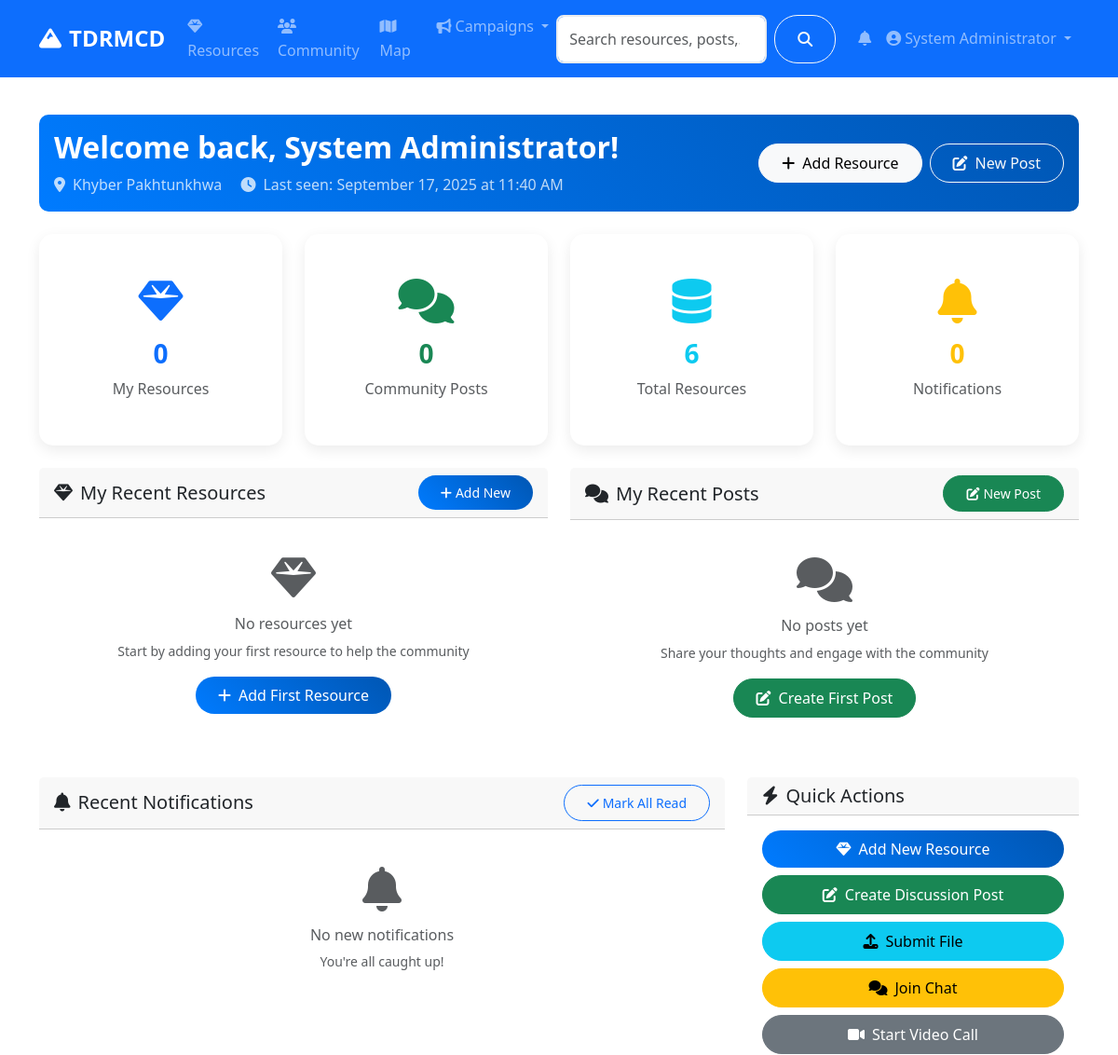
Page /dashboard (signed in, upper part) on the earlier database version.
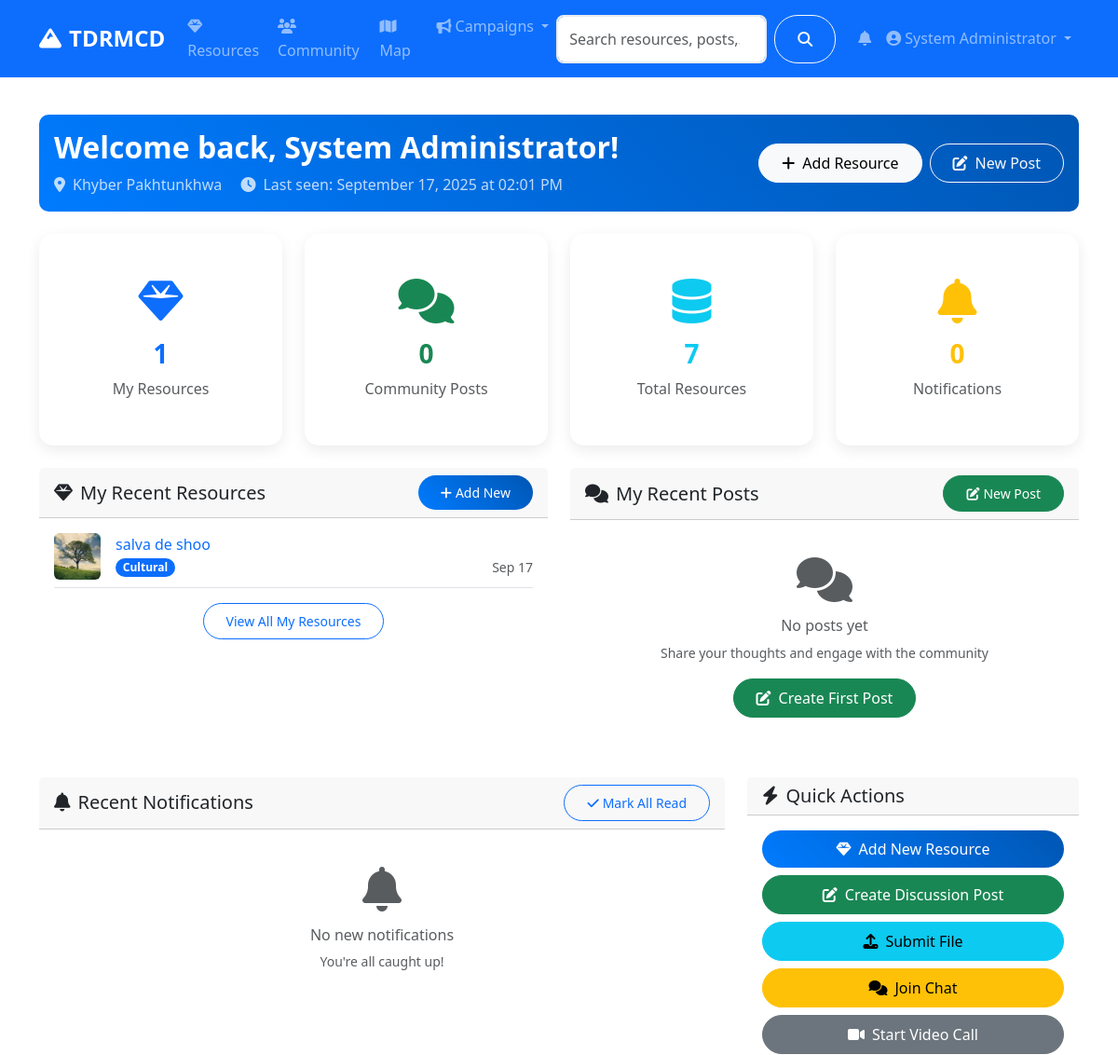
Same page on the later database version.
### models.py (models this page shows, shortened)
class User(UserMixin, db.Model):
    id = db.Column(db.Integer, primary_key=True)
    username = db.Column(db.String(80), unique=True, nullable=False)
    email = db.Column(db.String(120), unique=True, nullable=False)
    password_hash = db.Column(db.String(120), nullable=False)
    first_name = db.Column(db.String(50), nullable=False)
    last_name = db.Column(db.String(50), nullable=False)
    role = db.Column(db.String(20), default='user')  # user, admin, researcher
    location = db.Column(db.String(100))
    bio = db.Column(db.Text)
    avatar = db.Column(db.String(200), default='default.jpg')
    is_active = db.Column(db.Boolean, default=True)
    created_at = db.Column(db.DateTime, default=datetime.utcnow)
    last_seen = db.Column(db.DateTime, default=datetime.utcnow)
    resources = db.relationship('Resource', backref='author', lazy='dynamic')
    posts = db.relationship('CommunityPost', backref='author', lazy='dynamic')
    chat_messages = db.relationship('ChatMessage', backref='sender', lazy='dynamic')
    file_submissions = db.relationship(
        'FileSubmission',
        foreign_keys='FileSubmission.submitter_id',
        backref='submitter',
        lazy='dynamic'
    )
    reviewed_submissions = db.relationship(
        'FileSubmission',
        foreign_keys='FileSubmission.reviewed_by',
        backref='reviewer_user',
        lazy='dynamic'
    )
    notifications = db.relationship('Notification', backref='user', lazy='dynamic')
    def get_full_name(self):
        return f"{self.first_name} {self.last_name}"
    def is_admin(self):
        return self.role == 'admin'

class Resource(db.Model):
    id = db.Column(db.Integer, primary_key=True)
    title = db.Column(db.String(200), nullable=False)
    description = db.Column(db.Text, nullable=False)
    category = db.Column(db.String(50), nullable=False)  # minerals, agriculture, wildlife, cultural
    subcategory = db.Column(db.String(50))  # gas, copper, coal, wheat, etc.
    location = db.Column(db.String(200))
    latitude = db.Column(db.Float)
    longitude = db.Column(db.Float)
    economic_value = db.Column(db.String(100))
    sustainability_info = db.Column(db.Text)
    image_url = db.Column(db.String(200))
    attachment_filename = db.Column(db.String(200))  # Stored filename
    attachment_original_name = db.Column(db.String(200))  # Original filename
    attachment_file_type = db.Column(db.String(50))  # File extension
    attachment_file_size = db.Column(db.Integer)  # File size in bytes
    attachment_reference = db.Column(db.Text)  # Required reference for validation
    status = db.Column(db.String(20), default='active')  # active, inactive, under_review
    author_id = db.Column(db.Integer, db.ForeignKey('user.id'), nullable=False)
    created_at = db.Column(db.DateTime, default=datetime.utcnow)
    updated_at = db.Column(db.DateTime, default=datetime.utcnow, onupdate=datetime.utcnow)

### routes/main.py (the view)
@main_bp.route('/dashboard')
@login_required
def dashboard():
    from datetime import datetime
    current_user.last_seen = datetime.utcnow()
    db.session.commit()
    user_resources = current_user.resources.limit(5).all()
    user_posts = current_user.posts.limit(5).all()
    notifications = current_user.notifications.filter_by(is_read=False).limit(10).all()
    stats = {
        'total_resources': Resource.query.filter_by(status='active').count(),
        'user_resources': current_user.resources.count(),
        'user_posts': current_user.posts.count(),
        'unread_notifications': current_user.notifications.filter_by(is_read=False).count()
    }
    from datetime import timedelta
    is_new_user = current_user.created_at > datetime.utcnow() - timedelta(hours=24)
    is_long_absence = current_user.last_seen < datetime.utcnow() - timedelta(days=7)
    return render_template('main/dashboard.html',
                         user_resources=user_resources,
                         user_posts=user_posts,
                         notifications=notifications,
                         stats=stats,
                         is_new_user=is_new_user,
                         is_long_absence=is_long_absence)

### app.py (called while the page is built)
@login_manager.user_loader
def load_user(user_id):
    return User.query.get(int(user_id))

### templates/main/dashboard.html (shortened to what the changed rows need)
{% extends "base.html" %}
{% block content %}
<div class="container py-4">
    <div class="row">
        <div class="col-12 mb-4">
            <div class="card bg-gradient-primary text-white">
                <div class="card-body">
                    <div class="row align-items-center">
                        <div class="col-md-8">
                            {% if is_new_user %}
                                <h2 class="fw-bold mb-2">Welcome to TDRMCD, {{ current_user.get_full_name() }}! 🎉</h2>
                                <p class="mb-0 opacity-75">
                                    <i class="fas fa-star me-2"></i>Thanks for joining our community! Let's get started.
                                    {% if current_user.location %}
                                        <br><i class="fas fa-map-marker-alt me-2"></i>{{ current_user.location }}
                                    {% endif %}
                                </p>
                            {% else %}
                                <h2 class="fw-bold mb-2">Welcome back, {{ current_user.get_full_name() }}!</h2>
                                <p class="mb-0 opacity-75">
                                    {% if current_user.location %}
                                        <i class="fas fa-map-marker-alt me-2"></i>{{ current_user.location }}
                                    {% endif %}
                                    <span class="ms-3">
                                        <i class="fas fa-clock me-2"></i>Last seen: {{ current_user.last_seen.strftime('%B %d, %Y at %I:%M %p') }}
                                    </span>
                                </p>
                            {% endif %}
                        </div>
                    </div>
                </div>
            </div>
        </div>
        <div class="col-lg-3 col-md-6 mb-4">
            <div class="card stat-card text-center">
                <div class="card-body">
                    <i class="fas fa-gem fa-3x text-primary mb-3"></i>
                    <h3 class="fw-bold text-primary">{{ stats.user_resources }}</h3>
                    <p class="text-muted mb-0">My Resources</p>
                </div>
            </div>
        </div>
        <div class="col-lg-3 col-md-6 mb-4">
            <div class="card stat-card text-center">
                <div class="card-body">
                    <i class="fas fa-database fa-3x text-info mb-3"></i>
                    <h3 class="fw-bold text-info">{{ stats.total_resources }}</h3>
                    <p class="text-muted mb-0">Total Resources</p>
                </div>
            </div>
        </div>
    </div>
    <div class="row">
        <div class="col-lg-6 mb-4">
            <div class="card">
                <div class="card-body">
                    {% if user_resources %}
                        {% for resource in user_resources %}
                        <div class="d-flex align-items-center border-bottom pb-2 mb-2">
                            <div class="flex-shrink-0 me-3">
                                {% if resource.image_url %}
                                <img src="{{ url_for('serve_uploaded_file', subdir='resources', filename=resource.image_url.split('/')[-1]) }}"
                                     alt="{{ resource.title }}" class="rounded" style="width: 50px; height: 50px; object-fit: cover;">
                                {% else %}
                                <div class="bg-light rounded d-flex align-items-center justify-content-center" style="width: 50px; height: 50px;">
                                    <i class="fas fa-image text-muted"></i>
                                </div>
                                {% endif %}
                            </div>
                            <div class="flex-grow-1">
                                <h6 class="mb-1">
                                    <a href="{{ url_for('resources.detail', id=resource.id) }}" class="text-decoration-none">
                                        {{ resource.title }}
                                    </a>
                                </h6>
                                <div class="d-flex justify-content-between align-items-center">
                                    <span class="badge bg-primary">{{ resource.category.title() }}</span>
                                    <small class="text-muted">{{ resource.created_at.strftime('%b %d') }}</small>
                                </div>
                            </div>
                        </div>
                        {% endfor %}
                        <div class="text-center mt-3">
                            <a href="{{ url_for('resources.index') }}?author={{ current_user.id }}" class="btn btn-sm btn-outline-primary">
                                View All My Resources
                            </a>
                        </div>
                    {% else %}
                    <div class="text-center py-4">
                        <i class="fas fa-gem fa-3x text-muted mb-3"></i>
                        <h6 class="text-muted">No resources yet</h6>
                        <p class="text-muted small">Start by adding your first resource to help the community</p>
                        <a href="{{ url_for('resources.add') }}" class="btn btn-primary">
                            <i class="fas fa-plus me-2"></i>Add First Resource
                        </a>
                    </div>
                    {% endif %}
                </div>
            </div>
        </div>
    </div>
</div>
{% endblock %}

### templates/base.html (shortened to what this page needs)
<!DOCTYPE html>
<html lang="en">
<head>
    <link href="https://cdn.jsdelivr.net/npm/bootstrap@5.3.0/dist/css/bootstrap.min.css" rel="stylesheet">
    <link rel="stylesheet" href="https://cdnjs.cloudflare.com/ajax/libs/font-awesome/6.4.0/css/all.min.css">
    <link rel="stylesheet" href="https://unpkg.com/leaflet@1.9.4/dist/leaflet.css">
    <link rel="stylesheet" href="{{ url_for('static', filename='css/style.css') }}">
</head>
<body>
    <nav class="navbar navbar-expand-lg navbar-dark bg-primary sticky-top">
        <div class="container">
            <a class="navbar-brand fw-bold" href="{{ url_for('main.index') }}">
                <i class="fas fa-mountain me-2"></i>TDRMCD
            </a>
            <div class="collapse navbar-collapse" id="navbarNav">
                <ul class="navbar-nav me-auto">
                    <li class="nav-item">
                        <a class="nav-link" href="{{ url_for('resources.index') }}">
                            <i class="fas fa-gem me-1"></i>Resources
                        </a>
                    </li>
                    <li class="nav-item">
                        <a class="nav-link" href="{{ url_for('community.index') }}">
                            <i class="fas fa-users me-1"></i>Community
                        </a>
                    </li>
                    <li class="nav-item">
                        <a class="nav-link" href="{{ url_for('main.map_view') }}">
                            <i class="fas fa-map me-1"></i>Map
                        </a>
                    </li>
                    <li class="nav-item dropdown">
                        <a class="nav-link dropdown-toggle" href="#" role="button" data-bs-toggle="dropdown">
                            <i class="fas fa-bullhorn me-1"></i>Campaigns
                        </a>
                    </li>
                </ul>
                <form class="d-flex me-3 search-form no-loading" action="{{ url_for('main.search') }}" method="GET" onsubmit="return TDRMCD.validateSearch(event);">
                    <input class="form-control me-2" type="search" name="q" id="navbar-search" placeholder="Search resources, posts, users..." value="{{ request.args.get('q', '') }}">
                    <button class="btn btn-outline-light" type="submit">
                        <i class="fas fa-search"></i>
                    </button>
                </form>
                <ul class="navbar-nav">
                    {% if current_user.is_authenticated %}
                        <li class="nav-item dropdown">
                            <a class="nav-link" href="#" role="button" data-bs-toggle="dropdown" aria-expanded="false">
                                <span class="position-relative">
                                    <i class="fas fa-bell"></i>
                                </span>
                            </a>
                        </li>
                        <li class="nav-item dropdown">
                            <a class="nav-link dropdown-toggle" href="#" role="button" data-bs-toggle="dropdown">
                                <i class="fas fa-user-circle me-1"></i>{{ current_user.get_full_name() }}
                            </a>
                        </li>
                    {% endif %}
                </ul>
            </div>
        </div>
    </nav>
    <main>
        {% block content %}{% endblock %}
    </main>
</body>
</html>

Differences in the rows shown:
changed User "System Administrator": last_seen "September 17, 2025 at 11:40 AM" → "September 17, 2025 at 02:01 PM"
added Resource: image_url (picture), title "salva de shoo", category "Cultural", created_at "Sep 17"
Other differences:
{{ stats.user_resources }}: "0" → "1"
{{ stats.total_resources }}: "6" → "7"
text no longer shown: "No resources yet Start by adding your first resource to help the community Add First Resource"
text now shown: "View All My Resources"
